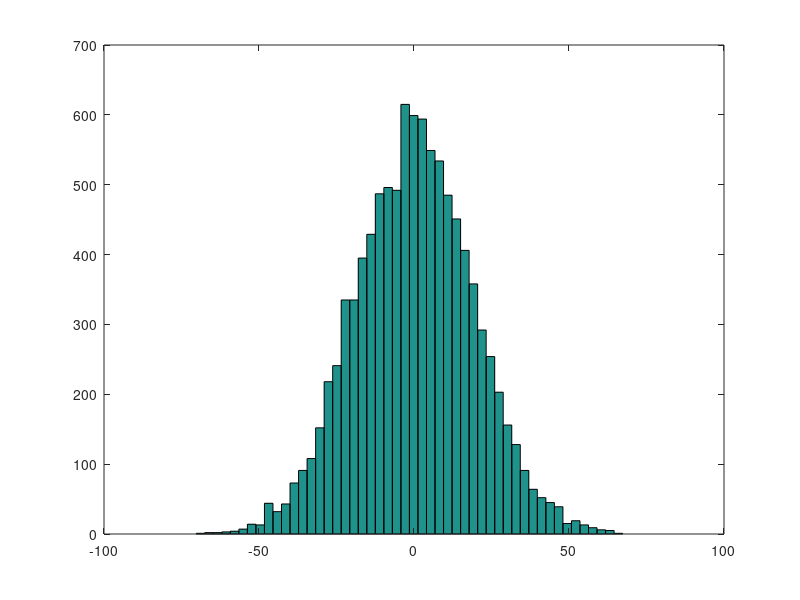

MATLAB code for this plot:
% ; - semicolon at the end of the line suppress output
% ans - variable which stores last expression return value

3 + 2;
3 - 2;
3 / 2;
3 * 2;
3 ^ 2;

3 == 2; % equal? (returns false)
3 ~= 2; % not equal? (returns true)
bool_value = true;

1 && 0;    % AND
1 || 0;    % OR
xor(1, 0); % XOR

PS1('>> '); % change prompt

str = 'hello world';
disp(str);                              % output variable str
disp(sprintf('2 decimals: %0.2f', pi)); % pi is a constant

disp(pi);
format long  % start outputing more digits after the decimal point
disp(pi);
format short % go back to the default number of digitis after the decimal point
disp(pi);

A = [1 2; 3 4; 5 6]; % 3x2 matrix
B = [                % 2x2 matrix
    1 2
    3 4
];
disp(A);
[1 2 3];   % 1x3 matrix(or just row vector)
[1; 2; 3]; % 3x1 matrix(or just column vector)

1:0.2:2; % row vector with elements starting from 1 to 2 with step 0.2
1:6;     % [1 2 3 4 5 6]

ones(2, 3);     % 2x3 matrix with all elements equal to 1
2 * ones(2, 3); % 2x3 matrix with all elments equal to 2
zeros(2, 3);    % 2x3 matrix with all elments equal to 0

rand(3, 3);  % random 3x3 matrix with numbers between 0 and 1(uniform distribution)
randn(3, 3); % random 3x3 matrix(normal distribution with mean 0 and standard deviation 1)

% random row vector(normal distribution with mean -6 and standard deviation sqrt(10))
w = -6 * sqrt(10)*randn(1, 10000);
hist(w);     % plot a histogram of values in vector w
hist(w, 50); % histogram with 50 buckets

I = eye(4); % 4x4 identity matrix

% help eye; get help on eye function
